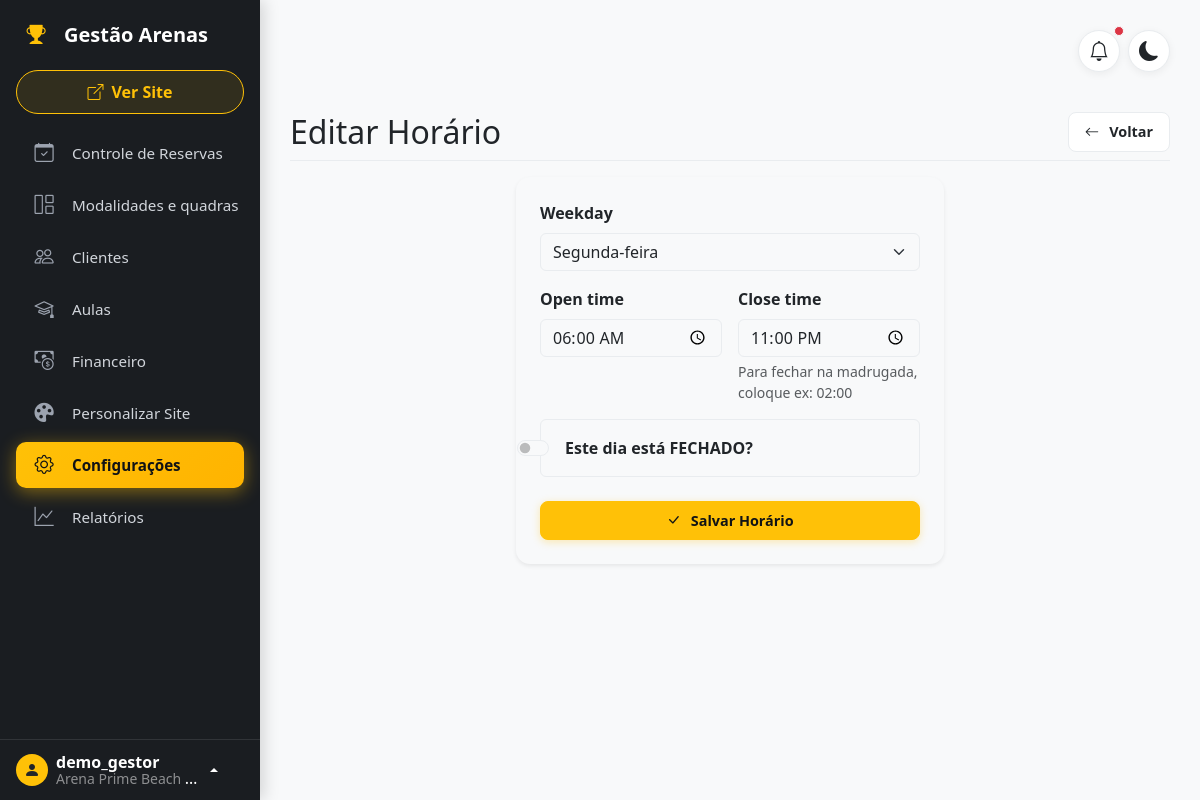
Screenshot of /gestao/arena-demo/horarios/1/editar/ (signed in) with the database file from the repository.
### apps/saas/models.py (models this page shows, shortened)
class Arena(TimeStampedModel):
    users = models.ManyToManyField(User, related_name='arenas', blank=True, verbose_name="Usuários da Arena")
    name = models.CharField(max_length=100, verbose_name="Nome da Arena")
    slug = models.SlugField(max_length=100, unique=True, verbose_name="URL (Slug)")
    owner_name = models.CharField(max_length=100, verbose_name="Nome do Proprietário")
    owner_phone = models.CharField(max_length=25, blank=True, null=True, verbose_name="WhatsApp / Telefone do Dono")
    owner_email = models.EmailField(blank=True, null=True, verbose_name="E-mail do Dono")
    cnpj = models.CharField(max_length=20, blank=True, null=True, verbose_name="CNPJ")
    monthly_fee = models.DecimalField(max_digits=10, decimal_places=2, default=0, verbose_name="Valor da Mensalidade (R$)")
    due_day = models.PositiveSmallIntegerField(default=10, verbose_name="Dia de Vencimento")
    is_active = models.BooleanField(default=True, verbose_name="Arena Ativa?")
    class Meta:
        verbose_name = "Arena"
        verbose_name_plural = "Arenas"

### apps/backoffice/models.py (models this page shows, shortened)
class ArenaOpeningHour(TimeStampedModel):
    DAYS_OF_WEEK = (
        (0, 'Segunda-feira'),
        (1, 'Terça-feira'),
        (2, 'Quarta-feira'),
        (3, 'Quinta-feira'),
        (4, 'Sexta-feira'),
        (5, 'Sábado'),
        (6, 'Domingo'),
    )
    arena = models.ForeignKey(
        Arena, on_delete=models.CASCADE, related_name='opening_hours'
    )
    weekday = models.IntegerField(choices=DAYS_OF_WEEK)
    open_time = models.TimeField(null=True, blank=True)
    close_time = models.TimeField(null=True, blank=True)
    is_closed = models.BooleanField(default=False)
    objects = TenantManager()
    class Meta:
        unique_together = ['arena', 'weekday']
        verbose_name = "Horário de Funcionamento"
        verbose_name_plural = "Horários de Funcionamento"

### apps/backoffice/views/config_views.py (the view, shortened to what this page needs)
# urls.py: path('<slug:arena_slug>/horarios/<int:pk>/editar/', OpeningHourUpdateView.as_view(), name='opening_hour_edit'),
class OpeningHourUpdateView(ArenaOwnerRequiredMixin, UpdateView):
    model = ArenaOpeningHour
    form_class = ArenaOpeningHourForm
    template_name = 'backoffice/config/opening_hour_form.html'
    def setup(self, request, *args, **kwargs):
        super().setup(request, *args, **kwargs)
        self.arena = get_object_or_404(Arena, slug=self.kwargs['arena_slug'])
    def get_context_data(self, **kwargs):
        context = super().get_context_data(**kwargs)
        context['arena'] = self.arena
        return context
    def get_queryset(self):
        return ArenaOpeningHour.objects.filter(arena=self.arena)
    def get_form_kwargs(self):
        kwargs = super().get_form_kwargs()
        kwargs['arena'] = self.arena
        return kwargs

### apps/backoffice/forms/config_forms.py (shortened to what this page needs)
class ArenaOpeningHourForm(forms.ModelForm):
    class Meta:
        model = ArenaOpeningHour
        fields = ['weekday', 'open_time', 'close_time', 'is_closed']
        widgets = {
            'weekday': forms.Select(attrs={'class': 'form-select'}),
            'open_time': forms.TimeInput(attrs={'type': 'time', 'class': 'form-control'}),
            'close_time': forms.TimeInput(attrs={'type': 'time', 'class': 'form-control'}),
            'is_closed': forms.CheckboxInput(attrs={'class': 'form-check-input', 'role': 'switch'}),
        }
    def __init__(self, *args, **kwargs):
        self.arena = kwargs.pop('arena', None)
        super().__init__(*args, **kwargs)
        if self.arena and not getattr(self.instance, 'arena_id', None):
            self.instance.arena = self.arena

### apps/backoffice/context_processors.py (called while the page is built)
def arena_context(request):
    if request.user.is_authenticated and hasattr(request.user, 'arena'):
        return {'arena': request.user.arena}
    return {}

### apps/backoffice/mixins.py (called while the page is built)
    def test_func(self):
        slug = self.kwargs.get('arena_slug')
        if not slug:
            return True  # Deixa passar se a view não tem slug (ex: roteador)
        arena = get_object_or_404(Arena, slug=slug)
        return self.request.user in arena.users.all()

### apps/core/context_processors.py (called while the page is built)
def user_arenas_context(request):
    if not request.user.is_authenticated:
        return {}
    my_arenas = Arena.objects.filter(users=request.user, is_active=True).values('name', 'slug')
    return {
        'my_arenas': my_arenas
    }

### apps/core/models.py (called while the page is built)
    def get_queryset(self):
        return TenantQuerySet(self.model, using=self._db)

### apps/backoffice/templates/backoffice/config/opening_hour_form.html (shortened to what this page needs)
{% extends "backoffice/base_dashboard.html" %}
{% block content %}
<div class="d-flex justify-content-between flex-wrap align-items-center pt-3 pb-2 mb-3 border-bottom gap-2">
    <h1 class="h2 mb-0">{% if form.instance.pk %}Editar{% else %}Novo{% endif %} Horário</h1>
    <a href="{% url 'backoffice:opening_hours_list' arena_slug=arena.slug %}" class="btn btn-action">
        <i class="bi bi-arrow-left me-1"></i> Voltar
    </a>
</div>
<div class="row justify-content-center">
    <div class="col-12 col-md-8 col-lg-6">
        <div class="card shadow-sm border-0">
            <div class="card-body p-4">
                <form method="post" novalidate>
                    <div class="mb-3">
                        <label class="form-label fw-bold" for="{{ form.weekday.id_for_label }}">{{ form.weekday.label }}</label>
                        {{ form.weekday }}
                    </div>
                    <div class="row g-3 mb-3">
                        <div class="col-12 col-sm-6">
                            <label class="form-label fw-bold" for="{{ form.open_time.id_for_label }}">{{ form.open_time.label }}</label>
                            {{ form.open_time }}
                        </div>
                        <div class="col-12 col-sm-6">
                            <label class="form-label fw-bold" for="{{ form.close_time.id_for_label }}">{{ form.close_time.label }}</label>
                            {{ form.close_time }}
                            <div class="form-text small">Para fechar na madrugada, coloque ex: 02:00</div>
                        </div>
                    </div>
                    <div class="mb-4 form-check form-switch p-3 rounded border">
                        {{ form.is_closed }}
                        <label class="form-check-label ms-2 fw-semibold" for="{{ form.is_closed.id_for_label }}">
                            Este dia está FECHADO?
                        </label>
                    </div>
                    <div class="d-grid">
                        <button type="submit" class="btn btn-action-primary py-2 fw-semibold">
                            <i class="bi bi-check-lg me-1"></i> Salvar Horário
                        </button>
                    </div>
                </form>
            </div>
        </div>
    </div>
</div>
{% endblock %}

### apps/backoffice/templates/backoffice/base_dashboard.html (shortened to what this page needs)
<!DOCTYPE html>
<html lang="pt-br" data-bs-theme="light">
<head>
    <link href="https://cdn.jsdelivr.net/npm/bootstrap@5.3.0/dist/css/bootstrap.min.css" rel="stylesheet">
    <link rel="stylesheet" href="https://cdn.jsdelivr.net/npm/bootstrap-icons@1.10.0/font/bootstrap-icons.css">
</head>
<body class="bg-body-tertiary">
<div class="d-flex" style="min-height: 100vh;">
    <nav class="sidebar" id="sidebar">
        <div class="sidebar-header" id="logo-toggle">
            <div class="nav-icon text-warning"><i class="bi bi-trophy-fill"></i></div>
            <span class="fs-5 fw-bold sidebar-text">Gestão Arenas</span>
        </div>
        <div class="sidebar-btn-container">
            <a href="{% url 'scheduler:arena_home' arena_slug=arena.slug %}" target="_blank" class="btn btn-outline-primary btn-agendamento">
                <i class="bi bi-box-arrow-up-right"></i>
                <span class="sidebar-text ms-2">Ver Site</span>
            </a>
        </div>
        <div class="sidebar-menu">
            <a href="{% url 'backoffice:dashboard' arena_slug=arena.slug %}" class="nav-link text-decoration-none " title="Controle de Reservas">
                <div class="nav-icon"><i class="bi bi-calendar-check"></i></div>
                <span class="sidebar-text">Controle de Reservas</span>
            </a>
            <a href="{% url 'backoffice:court_list' arena_slug=arena.slug %}" class="nav-link text-decoration-none {% if 'quadras' in request.path or 'modalidades' in request.path %}active{% endif %}" title="Modalidades e quadras">
                <div class="nav-icon"><i class="bi bi-grid-1x2"></i></div>
                <span class="sidebar-text">Modalidades e quadras</span>
            </a>
            <a href="{% url 'backoffice:customer_list' arena_slug=arena.slug %}" class="nav-link text-decoration-none {% if 'clientes' in request.path %}active{% endif %}" title="Clientes">
                <div class="nav-icon"><i class="bi bi-people"></i></div>
                <span class="sidebar-text">Clientes</span>
            </a>
            <a href="{% url 'lessons:aulas' arena_slug=arena.slug %}" class="nav-link text-decoration-none " title="Aulas">
                <div class="nav-icon"><i class="bi bi-mortarboard"></i></div>
                <span class="sidebar-text">Aulas</span>
            </a>
            <a href="{% url 'lessons:financial_list' arena_slug=arena.slug %}" class="nav-link text-decoration-none {% if 'financeiro' in request.path and 'configuracoes' not in request.path %}active{% endif %}" title="Financeiro">
                <div class="nav-icon"><i class="bi bi-cash-coin"></i></div>
                <span class="sidebar-text">Financeiro</span>
            </a>
            <a href="{% url 'backoffice:site_customize' arena_slug=arena.slug %}" class="nav-link text-decoration-none {% if 'personalizar' in request.path %}active{% endif %}" title="Personalizar Site">
                <div class="nav-icon"><i class="bi bi-palette-fill"></i></div>
                <span class="sidebar-text">Personalizar Site</span>
            </a>
            <a href="{% url 'backoffice:arena_config' arena_slug=arena.slug %}" class="nav-link text-decoration-none {% if 'configuracoes' in request.path or 'horarios' in request.path or 'equipamentos' in request.path or 'regras-preco' in request.path %}active{% endif %}" title="Configurações">
                <div class="nav-icon"><i class="bi bi-gear"></i></div>
                <span class="sidebar-text">Configurações</span>
            </a>
            <a href="{% url 'backoffice:reports' arena_slug=arena.slug %}" class="nav-link text-decoration-none {% if 'relatorios' in request.path %}active{% endif %}" title="Relatórios">
                <div class="nav-icon"><i class="bi bi-graph-up"></i></div>
                <span class="sidebar-text">Relatórios</span>
            </a>
        </div>
        <div class="sidebar-footer">
            <div class="dropdown dropup">
                <a href="#" class="user-dropdown-toggle dropdown-toggle" id="dropdownUser1" data-bs-toggle="dropdown" aria-expanded="false" data-bs-display="static">
                    <div class="rounded-circle bg-warning text-dark d-flex align-items-center justify-content-center flex-shrink-0" style="width: 32px; height: 32px;">
                        <i class="bi bi-person-fill"></i>
                    </div>
                    <div class="sidebar-text ms-2 lh-1 text-truncate" style="max-width: 150px;">
                        <strong class="d-block">{{ user.username }}</strong>
                        <small class="text-white-50">{{ arena.name }}</small>
                    </div>
                </a>
            </div>
        </div>
    </nav>
    <main class="content">
        <div class="d-flex justify-content-between align-items-center mb-4 gap-3">
            <div class="d-flex align-items-center gap-2">
                <button class="topbar-action-btn" type="button" title="Notificações">
                    <i class="bi bi-bell fs-5"></i>
                    <span class="position-absolute top-0 start-100 translate-middle p-1 bg-danger border border-light rounded-circle">
                    </span>
                </button>
                <button id="theme-toggle" class="topbar-action-btn" type="button" title="Alternar tema claro/escuro">
                    <i class="bi bi-moon-fill fs-5" id="theme-icon"></i>
                </button>
            </div>
        </div>
        {% block content %}{% endblock %}
    </main>
</div>
</body>
</html>

### rows the page displays
Arena: name "Arena Prime Beach…"
ArenaOpeningHour: weekday "Segunda-feira", open_time "06:00:00", close_time "23:00:00"

### other values shown
{{ user.username }} "demo_gestor"
